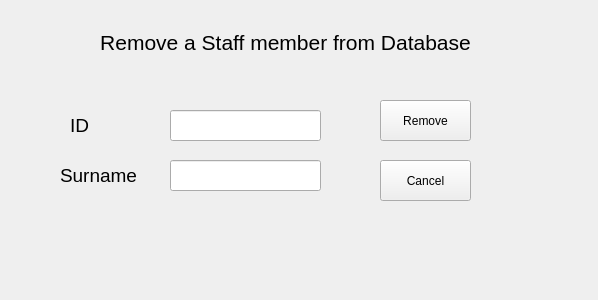
<?xml version="1.0" encoding="UTF-8"?>
<ui version="4.0">
 <class>RemoveStaffForm</class>
 <widget class="QWidget" name="RemoveStaffForm">
  <property name="geometry">
   <rect>
    <x>0</x>
    <y>0</y>
    <width>598</width>
    <height>300</height>
   </rect>
  </property>
  <property name="windowTitle">
   <string>Form</string>
  </property>
  <widget class="QPushButton" name="pushButton_2">
   <property name="geometry">
    <rect>
     <x>380</x>
     <y>160</y>
     <width>91</width>
     <height>41</height>
    </rect>
   </property>
   <property name="text">
    <string>Cancel</string>
   </property>
  </widget>
  <widget class="QLineEdit" name="lineEdit">
   <property name="geometry">
    <rect>
     <x>170</x>
     <y>110</y>
     <width>151</width>
     <height>31</height>
    </rect>
   </property>
  </widget>
  <widget class="QLabel" name="label_3">
   <property name="geometry">
    <rect>
     <x>60</x>
     <y>160</y>
     <width>81</width>
     <height>31</height>
    </rect>
   </property>
   <property name="font">
    <font>
     <pointsize>14</pointsize>
    </font>
   </property>
   <property name="text">
    <string>Surname</string>
   </property>
  </widget>
  <widget class="QPushButton" name="pushButton">
   <property name="geometry">
    <rect>
     <x>380</x>
     <y>100</y>
     <width>91</width>
     <height>41</height>
    </rect>
   </property>
   <property name="text">
    <string>Remove</string>
   </property>
  </widget>
  <widget class="QLabel" name="label_2">
   <property name="geometry">
    <rect>
     <x>70</x>
     <y>110</y>
     <width>71</width>
     <height>31</height>
    </rect>
   </property>
   <property name="font">
    <font>
     <pointsize>14</pointsize>
    </font>
   </property>
   <property name="text">
    <string>ID</string>
   </property>
  </widget>
  <widget class="QLabel" name="label">
   <property name="geometry">
    <rect>
     <x>90</x>
     <y>30</y>
     <width>391</width>
     <height>25</height>
    </rect>
   </property>
   <property name="font">
    <font>
     <pointsize>16</pointsize>
    </font>
   </property>
   <property name="text">
    <string>Remove a Staff member from Database</string>
   </property>
   <property name="alignment">
    <set>Qt::AlignCenter</set>
   </property>
  </widget>
  <widget class="QLineEdit" name="lineEdit_2">
   <property name="geometry">
    <rect>
     <x>170</x>
     <y>160</y>
     <width>151</width>
     <height>31</height>
    </rect>
   </property>
  </widget>
 </widget>
 <resources/>
 <connections/>
</ui>
